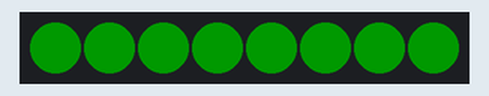
Simulated run of this sketch. Board: Arduino Uno R4 WiFi. On the bench: 8 RGB LEDs in strip order, left to right. Dim RGB values are drawn brighter than linear.

Above: at 0.1 s.
At 1.1 s:
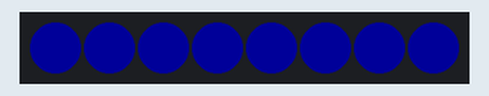
At 2.1 s:
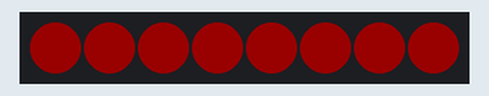
At 3.1 s:
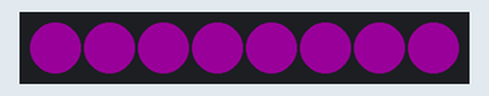
At 4.1 s:
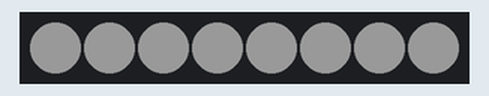
Timing chart, 0 to 40.0 s (numbered marks = the images above):
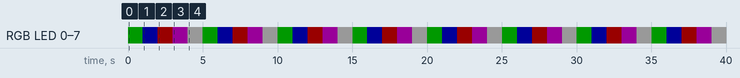

Measured:
- by itself, RGB LED 0–7: repeats every 5.0 s: RGB(0, 0, 25) 1.0 s, RGB(25, 0, 0) 1.0 s, RGB(25, 0, 25) 1.0 s, RGB(25, 25, 25) 1.0 s, RGB(0, 25, 0) 1.0 s
- by itself, everything shown: repeats every 5.0 s, in 5 steps
- what the display in image 1 shows lasts 1.0 s, from 1.0 s to 2.0 s

The sketch:

set-color.ino
```cpp
#include <Modulino.h>

// Create a ModulinoPixels object
ModulinoPixels leds;

int brightness = 10;

// Function to set all LEDs to the same color at once
void set_color(ModulinoColor color) {
  for (int i = 0; i < 8; i++) {
    leds.set(i, color, brightness);
  }
  leds.show();
}

void setup(){
  // Initialize Modulino I2C communication
  Modulino.begin();
  // Detect and connect to pixels module
  leds.begin();
}

void loop(){
  // Now you can easily change colors
  set_color(GREEN);
  delay(1000);

  set_color(BLUE);
  delay(1000);

  set_color(RED);
  delay(1000);

  set_color(VIOLET);
  delay(1000);

  set_color(WHITE);
  delay(1000);
}
```
